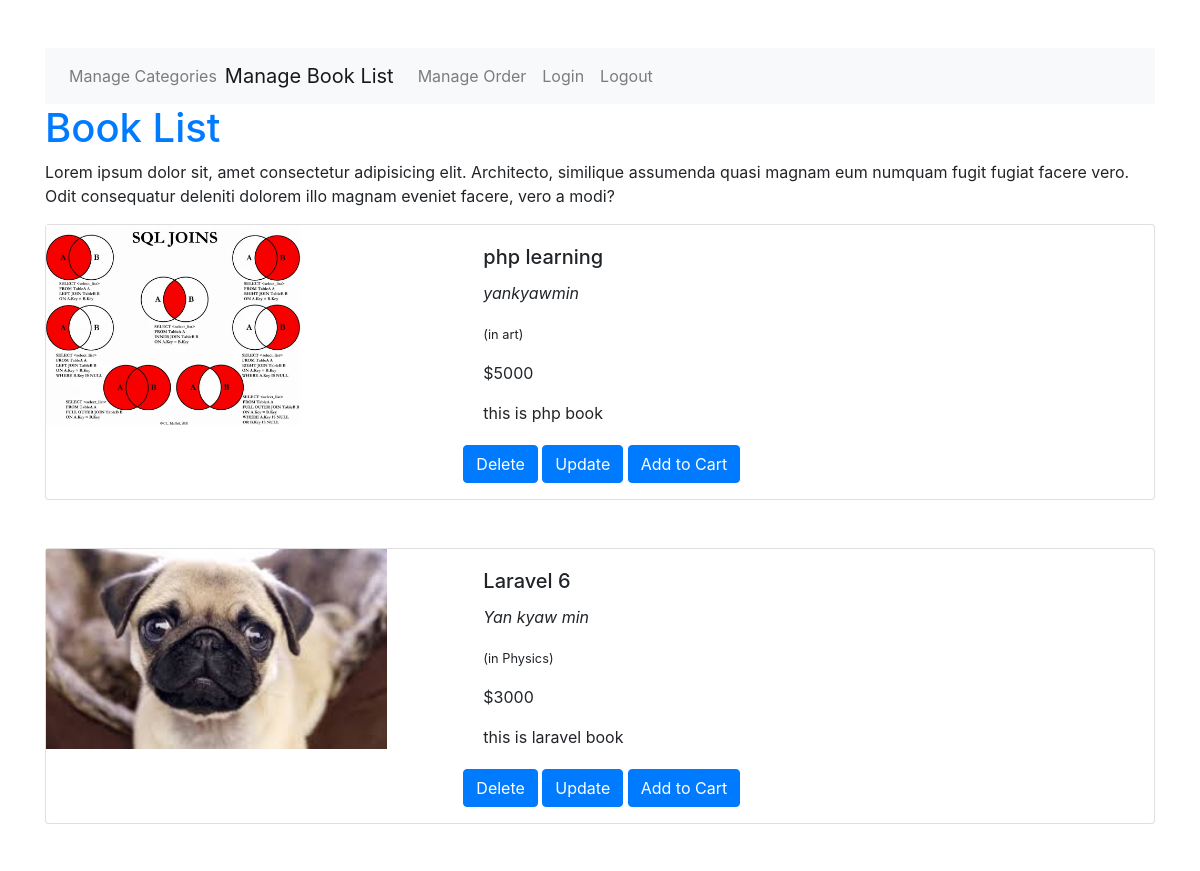
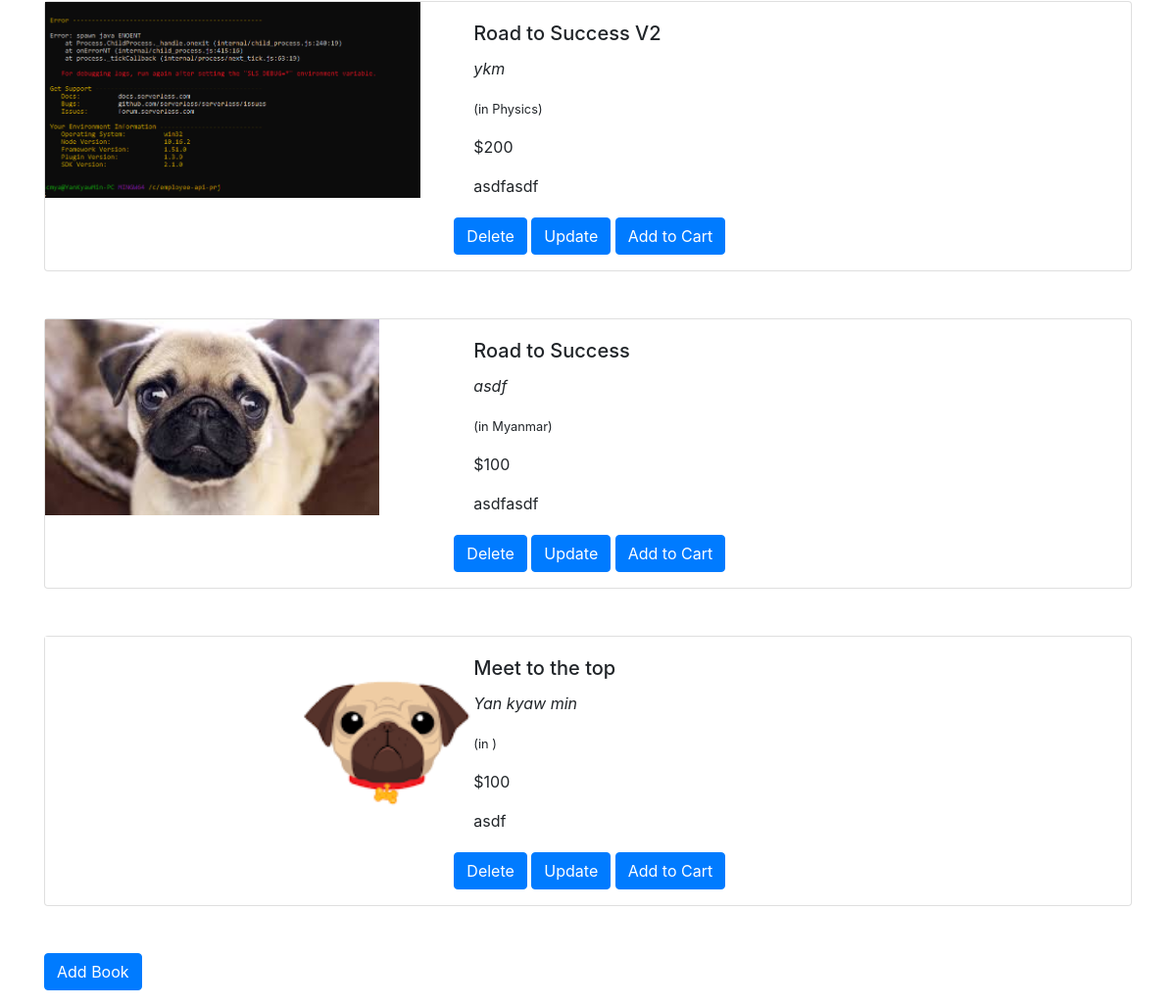
The app's page /store/admin/book_list.php (signed in) with its own data (2 pictures, top to bottom).
### tables this page shows
CREATE TABLE `books` (
  `id` int(11) NOT NULL,
  `title` varchar(255) NOT NULL,
  `author` varchar(255) NOT NULL,
  `summary` text NOT NULL,
  `price` float NOT NULL,
  `category_id` int(11) NOT NULL,
  `cover` varchar(255) NOT NULL,
  `created_date` datetime NOT NULL,
  `modified_date` datetime NOT NULL
);

CREATE TABLE `category` (
  `id` int(11) NOT NULL,
  `name` varchar(255) NOT NULL,
  `remark` text NOT NULL,
  `created_date` datetime NOT NULL,
  `modified_date` datetime NOT NULL
);

### store/admin/book_list.php (the view, shortened to what this page needs)
<!DOCTYPE html>
<html lang="en">
<head>
  <link rel="stylesheet" href="https://stackpath.bootstrapcdn.com/bootstrap/4.4.1/css/bootstrap.min.css" >
</head>
<body>
  <div class="container pt-5">
  <nav class="navbar navbar-expand-lg navbar-light bg-light">
    <div class="collapse navbar-collapse" id="navbarNav">
    <ul class="navbar-nav">
    <li class="nav-item">
    <a class="nav-link" href="cat_list.php">Manage Categories</a>
    </li>
      <li class="nav-item active">
        <a class="navbar-brand" href="book_list.php">Manage Book List</a>
      </li>
      <li class="nav-item">
        <a class="nav-link" href="orders.php">Manage Order</a>
      </li>
      <li class="nav-item">
      <a class="nav-link" href="index.php">Login</a>
      </li>
      <li class="nav-item">
        <a class="nav-link " href="logout.php">Logout</a>
      </li>
      </ul>
    </div>
  </nav>
  <h1 class="text-primary">Book List</h1>
  <p>Lorem ipsum dolor sit, amet consectetur adipisicing elit. Architecto, similique assumenda quasi magnam eum numquam fugit fugiat facere vero. Odit consequatur deleniti dolorem illo magnam eveniet facere, vero a modi?</p>
  <?php
    $result = mysqli_query ( $conn, "
    SELECT books.*, category.name
    FROM books LEFT JOIN category
    ON books.category_id = category.id
    ORDER BY books.created_date DESC
    ");
    while($row_book = mysqli_fetch_assoc($result)): ?>
     <div class="card md-3 mb-5" >
        <div class="row no-gutters">
          <div class="col-md-4">
          <img src="covers/<?php echo $row_book['cover']?>" alt="" style="height:200px">
          </div>
          <div class="col-md-8 pl-5">
            <div class="card-body">
              <h5 class="card-title"><?php echo $row_book['title'] ?></h5>
              <p><i><?php echo $row_book['author']?></i></p>
              <p><small>(in <?php echo $row_book['name']?>)</small></p>
              <p><span>$<?php echo $row_book['price'] ?></span></p>
              <p class="card-text"><?php echo $row_book['summary']?></p>
            </div>
              <a href="book_del.php?id=<?php echo $row_book['id']?>" class="btn btn-primary mb-3">Delete</a>
              <a href="book_edit.php?id=<?php echo $row_book['id']?>" class="btn btn-primary mb-3">Update</a>
              <a href="orders.php?id=<?php echo $row_book['id']?>" class ="btn btn-primary mb-3" >Add to Cart</a>
          </div>
     </div>
     </div>
  <?php endwhile; ?>
  <a href="book_new.php" class="btn btn-primary">Add Book</a>
   </div>
</body>
</html>

### store/admin/book_list.php (style rules this page uses)
.container { margin: 0 auto; }
i { margin-right: 30px; cursor:pointer; }

### records on screen
books: cover (picture), title "php learning", author "yankyawmin", category.name "art", price "5000", summary "this is php book"
books: cover (picture), title "Laravel 6", author "Yan kyaw min", category.name "Physics", price "3000", summary "this is laravel book"
books: cover (picture), title "Road to Success V2", author "ykm", category.name "Physics", price "200", summary "asdfasdf"
books: cover (picture), title "Road to Success", author "asdf", category.name "Myanmar", price "100", summary "asdfasdf"
books: cover (picture), title "Meet to the top", author "Yan kyaw min", price "100", summary "asdf"
